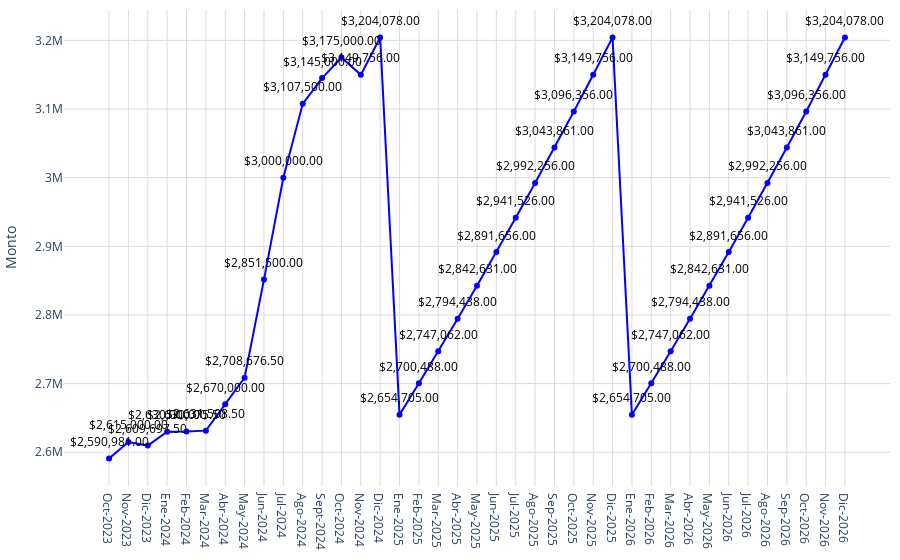

Notebook source saved alongside this figure:
### Code cell
# Datos
año = df_promedio_proyección['label']
promedio = df_promedio_proyección['promedio']

# Crear una función para formatear los valores grandes en palabras en español
def formatear_numero(valor):
    if valor >= 1_000_000_000_000:
        return f'{valor / 1_000_000_000:.2f} billones'
    elif valor >= 1_000_000_000:
        return f'{valor / 1_000_000_000:.0f} mil millones'  # Mil millones
    elif valor >= 1_000_000:
        return f'{valor / 1_000_000:.0f} millones'  # Millones
    elif valor >= 1_000:
        return f'{valor / 1_000:.0f} mil'  # Mil
    else:
        return str(valor)
# Configurar los valores y el texto del eje Y
tickvals = [2500000000,3000000000,3200000000]
ticktext = [formatear_numero(val) for val in tickvals]

fig = go.Figure()
fig.add_trace(go.Scatter(
    x=año,
    y=promedio,
    mode='markers+lines',
    marker=dict(color='blue'),
))
# Agregar anotaciones para mostrar los valores encima de los puntos
for a, p in zip(año, promedio):
    fig.add_annotation(
        x=a,
        y=p,
        text=f"${p:,.2f}",  # Formatear el valor del promedio como moneda
        showarrow=False,
        font=dict(color='black', size=12),
        xshift=0,
        yshift=17,
        textangle=0
    )
# Actualizar diseño
fig.update_layout(
    #title='Plusvalía estimada',   
    yaxis=dict(
        title="Monto",
        gridwidth=1,  # Ancho de las líneas de la cuadrícula
        gridcolor='#dddcda', 

    ),
    xaxis=dict(
        gridcolor='#dddcda', 
        tickmode='array',
        tickvals=año,
        ticktext=año
    ),
    plot_bgcolor='rgba(0,0,0,0)',
        margin=dict(l=10, r=10, t=10, b=10)
)
fig.show()

### Figure 1 — Plotly figure (JSON) as saved in the notebook; plotly's stock layout.template omitted (floating-point values rounded to 4 significant figures)
{"data": [{"marker": {"color": "blue"}, "mode": "markers+lines", "type": "scatter", "x": ["Oct-2023", "Nov-2023", "Dic-2023", "Ene-2024", "Feb-2024", "Mar-2024", "Abr-2024", "May-2024", "Jun-2024", "Jul-2024", "Ago-2024", "Sept-2024", "Oct-2024", "Nov-2024", "Dic-2024", "Ene-2025", "Feb-2025", "Mar-2025", "Abr-2025", "May-2025", "Jun-2025", "Jul-2025", "Ago-2025", "Sep-2025", "Oct-2025", "Nov-2025", "Dic-2025", "Ene-2026", "Feb-2026", "Mar-2026", "Abr-2026", "May-2026", "Jun-2026", "Jul-2026", "Ago-2026", "Sep-2026", "Oct-2026", "Nov-2026", "Dic-2026"], "y": [2590981, 2615000, 2610000.0, 2630000, 2630000.0, 2632000.0, 2670000, 2709000.0, 2851500, 3000000, 3107500, 3145000, 3175000, 3149756, 3204078, 2654705, 2700488, 2747062, 2794438, 2842631, 2891656, 2941526, 2992256, 3043861, 3096356, 3149756, 3204078, 2654705, 2700488, 2747062, 2794438, 2842631, 2891656, 2941526, 2992256, 3043861, 3096356, 3149756, 3204078]}], "layout": {"annotations": [{"font": {"color": "black", "size": 12}, "showarrow": false, "text": "$2,590,981.00", "textangle": 0, "x": "Oct-2023", "xshift": 0, "y": 2590981, "yshift": 17}, {"font": {"color": "black", "size": 12}, "showarrow": false, "text": "$2,615,000.00", "textangle": 0, "x": "Nov-2023", "xshift": 0, "y": 2615000, "yshift": 17}, {"font": {"color": "black", "size": 12}, "showarrow": false, "text": "$2,609,697.50", "textangle": 0, "x": "Dic-2023", "xshift": 0, "y": 2610000.0, "yshift": 17}, {"font": {"color": "black", "size": 12}, "showarrow": false, "text": "$2,630,000.00", "textangle": 0, "x": "Ene-2024", "xshift": 0, "y": 2630000, "yshift": 17}, {"font": {"color": "black", "size": 12}, "showarrow": false, "text": "$2,630,075.50", "textangle": 0, "x": "Feb-2024", "xshift": 0, "y": 2630000.0, "yshift": 17}, {"font": {"color": "black", "size": 12}, "showarrow": false, "text": "$2,631,508.50", "textangle": 0, "x": "Mar-2024", "xshift": 0, "y": 2632000.0, "yshift": 17}, {"font": {"color": "black", "size": 12}, "showarrow": false, "text": "$2,670,000.00", "textangle": 0, "x": "Abr-2024", "xshift": 0, "y": 2670000, "yshift": 17}, {"font": {"color": "black", "size": 12}, "showarrow": false, "text": "$2,708,676.50", "textangle": 0, "x": "May-2024", "xshift": 0, "y": 2709000.0, "yshift": 17}, {"font": {"color": "black", "size": 12}, "showarrow": false, "text": "$2,851,500.00", "textangle": 0, "x": "Jun-2024", "xshift": 0, "y": 2851500, "yshift": 17}, {"font": {"color": "black", "size": 12}, "showarrow": false, "text": "$3,000,000.00", "textangle": 0, "x": "Jul-2024", "xshift": 0, "y": 3000000, "yshift": 17}, {"font": {"color": "black", "size": 12}, "showarrow": false, "text": "$3,107,500.00", "textangle": 0, "x": "Ago-2024", "xshift": 0, "y": 3107500, "yshift": 17}, {"font": {"color": "black", "size": 12}, "showarrow": false, "text": "$3,145,000.00", "textangle": 0, "x": "Sept-2024", "xshift": 0, "y": 3145000, "yshift": 17}, {"font": {"color": "black", "size": 12}, "showarrow": false, "text": "$3,175,000.00", "textangle": 0, "x": "Oct-2024", "xshift": 0, "y": 3175000, "yshift": 17}, {"font": {"color": "black", "size": 12}, "showarrow": false, "text": "$3,149,756.00", "textangle": 0, "x": "Nov-2024", "xshift": 0, "y": 3149756, "yshift": 17}, {"font": {"color": "black", "size": 12}, "showarrow": false, "text": "$3,204,078.00", "textangle": 0, "x": "Dic-2024", "xshift": 0, "y": 3204078, "yshift": 17}, {"font": {"color": "black", "size": 12}, "showarrow": false, "text": "$2,654,705.00", "textangle": 0, "x": "Ene-2025", "xshift": 0, "y": 2654705, "yshift": 17}, {"font": {"color": "black", "size": 12}, "showarrow": false, "text": "$2,700,488.00", "textangle": 0, "x": "Feb-2025", "xshift": 0, "y": 2700488, "yshift": 17}, {"font": {"color": "black", "size": 12}, "showarrow": false, "text": "$2,747,062.00", "textangle": 0, "x": "Mar-2025", "xshift": 0, "y": 2747062, "yshift": 17}, {"font": {"color": "black", "size": 12}, "showarrow": false, "text": "$2,794,438.00", "textangle": 0, "x": "Abr-2025", "xshift": 0, "y": 2794438, "yshift": 17}, {"font": {"color": "black", "size": 12}, "showarrow": false, "text": "$2,842,631.00", "textangle": 0, "x": "May-2025", "xshift": 0, "y": 2842631, "yshift": 17}, {"font": {"color": "black", "size": 12}, "showarrow": false, "text": "$2,891,656.00", "textangle": 0, "x": "Jun-2025", "xshift": 0, "y": 2891656, "yshift": 17}, {"font": {"color": "black", "size": 12}, "showarrow": false, "text": "$2,941,526.00", "textangle": 0, "x": "Jul-2025", "xshift": 0, "y": 2941526, "yshift": 17}, {"font": {"color": "black", "size": 12}, "showarrow": false, "text": "$2,992,256.00", "textangle": 0, "x": "Ago-2025", "xshift": 0, "y": 2992256, "yshift": 17}, {"font": {"color": "black", "size": 12}, "showarrow": false, "text": "$3,043,861.00", "textangle": 0, "x": "Sep-2025", "xshift": 0, "y": 3043861, "yshift": 17}, {"font": {"color": "black", "size": 12}, "showarrow": false, "text": "$3,096,356.00", "textangle": 0, "x": "Oct-2025", "xshift": 0, "y": 3096356, "yshift": 17}, {"font": {"color": "black", "size": 12}, "showarrow": false, "text": "$3,149,756.00", "textangle": 0, "x": "Nov-2025", "xshift": 0, "y": 3149756, "yshift": 17}, {"font": {"color": "black", "size": 12}, "showarrow": false, "text": "$3,204,078.00", "textangle": 0, "x": "Dic-2025", "xshift": 0, "y": 3204078, "yshift": 17}, {"font": {"color": "black", "size": 12}, "showarrow": false, "text": "$2,654,705.00", "textangle": 0, "x": "Ene-2026", "xshift": 0, "y": 2654705, "yshift": 17}, {"font": {"color": "black", "size": 12}, "showarrow": false, "text": "$2,700,488.00", "textangle": 0, "x": "Feb-2026", "xshift": 0, "y": 2700488, "yshift": 17}, {"font": {"color": "black", "size": 12}, "showarrow": false, "text": "$2,747,062.00", "textangle": 0, "x": "Mar-2026", "xshift": 0, "y": 2747062, "yshift": 17}, {"font": {"color": "black", "size": 12}, "showarrow": false, "text": "$2,794,438.00", "textangle": 0, "x": "Abr-2026", "xshift": 0, "y": 2794438, "yshift": 17}, {"font": {"color": "black", "size": 12}, "showarrow": false, "text": "$2,842,631.00", "textangle": 0, "x": "May-2026", "xshift": 0, "y": 2842631, "yshift": 17}, {"font": {"color": "black", "size": 12}, "showarrow": false, "text": "$2,891,656.00", "textangle": 0, "x": "Jun-2026", "xshift": 0, "y": 2891656, "yshift": 17}, {"font": {"color": "black", "size": 12}, "showarrow": false, "text": "$2,941,526.00", "textangle": 0, "x": "Jul-2026", "xshift": 0, "y": 2941526, "yshift": 17}, {"font": {"color": "black", "size": 12}, "showarrow": false, "text": "$2,992,256.00", "textangle": 0, "x": "Ago-2026", "xshift": 0, "y": 2992256, "yshift": 17}, {"font": {"color": "black", "size": 12}, "showarrow": false, "text": "$3,043,861.00", "textangle": 0, "x": "Sep-2026", "xshift": 0, "y": 3043861, "yshift": 17}, {"font": {"color": "black", "size": 12}, "showarrow": false, "text": "$3,096,356.00", "textangle": 0, "x": "Oct-2026", "xshift": 0, "y": 3096356, "yshift": 17}, {"font": {"color": "black", "size": 12}, "showarrow": false, "text": "$3,149,756.00", "textangle": 0, "x": "Nov-2026", "xshift": 0, "y": 3149756, "yshift": 17}, {"font": {"color": "black", "size": 12}, "showarrow": false, "text": "$3,204,078.00", "textangle": 0, "x": "Dic-2026", "xshift": 0, "y": 3204078, "yshift": 17}], "margin": {"b": 10, "l": 10, "r": 10, "t": 10}, "plot_bgcolor": "rgba(0,0,0,0)", "xaxis": {"gridcolor": "#dddcda", "tickmode": "array", "ticktext": ["Oct-2023", "Nov-2023", "Dic-2023", "Ene-2024", "Feb-2024", "Mar-2024", "Abr-2024", "May-2024", "Jun-2024", "Jul-2024", "Ago-2024", "Sept-2024", "Oct-2024", "Nov-2024", "Dic-2024", "Ene-2025", "Feb-2025", "Mar-2025", "Abr-2025", "May-2025", "Jun-2025", "Jul-2025", "Ago-2025", "Sep-2025", "Oct-2025", "Nov-2025", "Dic-2025", "Ene-2026", "Feb-2026", "Mar-2026", "Abr-2026", "May-2026", "Jun-2026", "Jul-2026", "Ago-2026", "Sep-2026", "Oct-2026", "Nov-2026", "Dic-2026"], "tickvals": ["Oct-2023", "Nov-2023", "Dic-2023", "Ene-2024", "Feb-2024", "Mar-2024", "Abr-2024", "May-2024", "Jun-2024", "Jul-2024", "Ago-2024", "Sept-2024", "Oct-2024", "Nov-2024", "Dic-2024", "Ene-2025", "Feb-2025", "Mar-2025", "Abr-2025", "May-2025", "Jun-2025", "Jul-2025", "Ago-2025", "Sep-2025", "Oct-2025", "Nov-2025", "Dic-2025", "Ene-2026", "Feb-2026", "Mar-2026", "Abr-2026", "May-2026", "Jun-2026", "Jul-2026", "Ago-2026", "Sep-2026", "Oct-2026", "Nov-2026", "Dic-2026"]}, "yaxis": {"gridcolor": "#dddcda", "gridwidth": 1, "title": {"text": "Monto"}}}}
